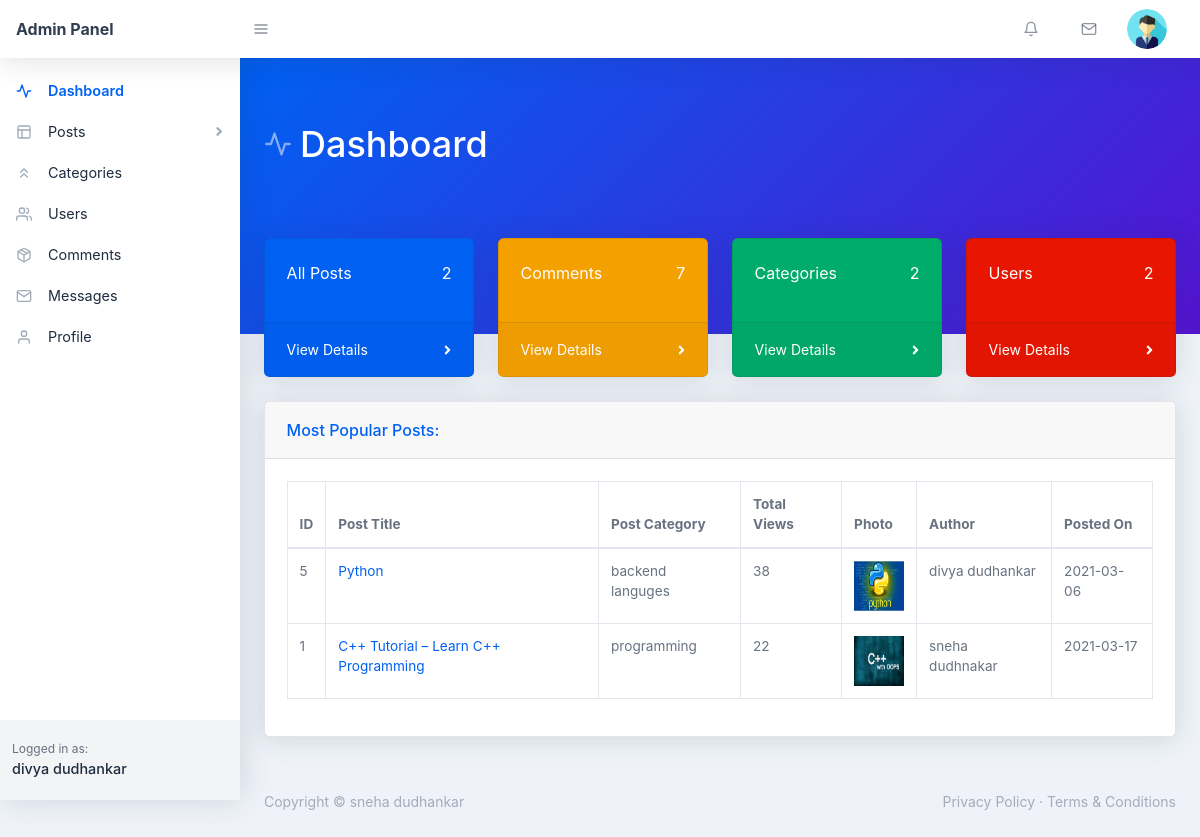
The page /backend/index.php (signed in) on the database its author committed.
### tables this page shows
CREATE TABLE `users` (
  `user_id` int(11) NOT NULL,
  `user_name` varchar(255) NOT NULL,
  `user_nickname` varchar(255) NOT NULL,
  `user_email` varchar(255) NOT NULL,
  `user_password` varchar(255) NOT NULL,
  `user_photo` text NOT NULL,
  `registered_on` varchar(255) NOT NULL,
  `user_role` varchar(255) NOT NULL DEFAULT 'Subscriber'
);

CREATE TABLE `posts` (
  `post_category_id` int(11) NOT NULL,
  `post_id` int(11) NOT NULL,
  `post_title` varchar(255) NOT NULL,
  `post_detail` text NOT NULL,
  `post_category` varchar(255) NOT NULL,
  `post_image` text NOT NULL,
  `post_date` date NOT NULL,
  `post_status` varchar(255) NOT NULL DEFAULT 'Published',
  `post_author` varchar(255) NOT NULL,
  `post_views` int(11) NOT NULL DEFAULT 0,
  `post_comment_count` int(11) NOT NULL DEFAULT 0,
  `post_tags` text NOT NULL
);

CREATE TABLE `categories` (
  `category_id` int(11) NOT NULL,
  `category_name` varchar(255) NOT NULL,
  `category_total_posts` int(11) NOT NULL,
  `total_posts_views` int(11) NOT NULL,
  `category_status` varchar(11) NOT NULL DEFAULT 'Published',
  `created_on` date NOT NULL,
  `created_by` varchar(155) NOT NULL
);

### backend/index.php (the view, shortened to what the rows shown need)
<?php require_once('./includes/header.php'); ?>
    <body class="nav-fixed">
        <?php require_once('./includes/top-navbar.php'); ?>
        <div id="layoutSidenav">
            <div id="layoutSidenav_nav">
                <?php
                    require_once("./includes/left-sidebar.php");
                ?>
            </div>
            <div id="layoutSidenav_content">
                <main>
                    <div class="page-header pb-10 page-header-dark bg-gradient-primary-to-secondary">
                        <div class="container-fluid">
                            <div class="page-header-content">
                                <h1 class="page-header-title">
                                    <div class="page-header-icon"><i data-feather="activity"></i></div>
                                    <span>Dashboard</span>
                                </h1>
                            </div>
                        </div>
                    </div>
                    <div class="container-fluid mt-n10">
                        <div class="card mb-4">
                            <div class="card-body">
                                <div class="datatable table-responsive">
                                    <table class="table table-bordered table-hover" id="dataTable" width="100%" cellspacing="0">
                                        <thead>
                                            <tr>
                                                <th>ID</th>
                                                <th>Post Title</th>
                                                <th>Post Category</th>
                                                <th>Total Views</th>
                                                <th>Photo</th>
                                                <th>Author</th>
                                                <th>Posted On</th>
                                            </tr>
                                        </thead>
                                        <tbody>
                                            <?php
                                                $sql = "SELECT * FROM posts WHERE post_status = :status ORDER BY post_views DESC LIMIT 0, 5";
                                                $stmt = $pdo->prepare($sql);
                                                $stmt->execute([
                                                    ':status' => 'Published'
                                                ]);
                                                while($posts = $stmt->fetch(PDO::FETCH_ASSOC)) {
                                                    $post_id = $posts['post_id'];
                                                    $post_title = $posts['post_title'];
                                                    $post_views = $posts['post_views'];
                                                    $post_image = $posts['post_image'];
                                                    $post_date = $posts['post_date'];
                                                    $post_author = $posts['post_author'];
                                                    $post_category_id = $posts['post_category_id'];
                                                    $sql1 = "SELECT * FROM categories WHERE category_id = :id";
                                                    $stmt1 = $pdo->prepare($sql1);
                                                    $stmt1->execute([':id'=>$post_category_id]);
                                                    $category = $stmt1->fetch(PDO::FETCH_ASSOC);
                                                    $category_title = $category['category_name']; ?>
                                                        <tr>
                                                            <td><?php echo $post_id; ?></td>
                                                            <td>
                                                                <a href="../single.php?post_id=<?php echo $post_id; ?>" target="_blank">
                                                                    <?php echo $post_title; ?>
                                                                </a>
                                                            </td>
                                                            <td><?php echo $category_title; ?></td>
                                                            <td><?php echo $post_views; ?></td>
                                                            <td><img src="../img/<?php echo $post_image; ?>" height="50" width="50"></td>
                                                            <td><?php echo $post_author; ?></td>
                                                            <td><?php echo $post_date; ?></td>
                                                        </tr>
                                                <?php }
                                            ?>
                                        </tbody>
                                    </table>
                                </div>
                            </div>
                        </div>
                    </div>
                </main>
<?php require_once('./includes/footer.php'); ?>

### backend/includes/top-navbar.php (shortened to what the rows shown need)
<nav class="topnav navbar navbar-expand shadow navbar-light bg-white" id="sidenavAccordion">
    <ul class="navbar-nav align-items-center ml-auto">
        <?php
            if(isset($_COOKIE['_uid_'])) {
                $user_id = base64_decode($_COOKIE['_uid_']);
            } else if(isset($_SESSION['user_id'])) {
                $user_id = $_SESSION['user_id'];
            } else {
                $user_id = -1;
            }
            $sql = "SELECT * FROM users WHERE user_id = :id";
            $stmt = $pdo->prepare($sql);
            $stmt->execute([
                ':id' => $user_id
            ]);
            $user = $stmt->fetch(PDO::FETCH_ASSOC);
            $user_photo = $user['user_photo'];
        ?>
        <li class="nav-item dropdown no-caret mr-3 dropdown-user">
            <a class="btn btn-icon btn-transparent-dark dropdown-toggle" id="navbarDropdownUserImage" href="javascript:void(0);" role="button" data-toggle="dropdown" aria-haspopup="true" aria-expanded="false"><img class="img-fluid" src="./assets/img/<?php echo $user_photo; ?>"/></a>
        </li>
    </ul>
</nav>

### backend/includes/left-sidebar.php (shortened to what the rows shown need)
<nav class="sidenav shadow-right sidenav-light">
    <div class="sidenav-footer">
        <div class="sidenav-footer-content">
            <div class="sidenav-footer-subtitle">Logged in as:</div>
            <?php
                if(isset($_COOKIE['_uid_'])) {
                    $user_id = base64_decode($_COOKIE['_uid_']);
                } else if(isset($_SESSION['user_id'])) {
                    $user_id = $_SESSION['user_id'];
                } else {
                    $user_id = -1;
                }
                $sql = "SELECT * FROM users WHERE user_id = :id";
                $stmt = $pdo->prepare($sql);
                $stmt->execute([
                    ':id' => $user_id
                ]);
                $user = $stmt->fetch(PDO::FETCH_ASSOC);
                $user_name = $user['user_name'];
            ?>
            <div class="sidenav-footer-title"><?php echo $user_name; ?></div>
        </div>
    </div>
</nav>

### rows shown on the page
users: user_photo (placeholder picture), user_name "divya dudhankar"
posts: post_id "5", post_title "Python", categories.category_name "backend languges", post_views "38", post_image (picture), post_author "divya dudhankar", post_date "2021-03-06"
posts: post_id "1", post_title "C++ Tutorial – Learn C++ Programming", categories.category_name "programming", post_views "22", post_image (picture), post_author "sneha dudhnakar", post_date "2021-03-17"

### other values the page prints
$post_count "2"
$comment_count "7"
$category_count "2"
$user_count "2"
